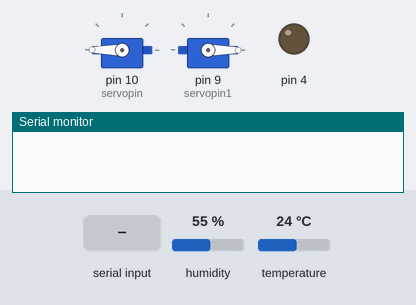
The sketch below on a simulated Arduino Uno, built with avr-gcc and run on an emulated ATmega328P. Parts: 2 × servo, output pins drawn as LEDs (lit = HIGH), the last lines printed to the serial monitor. The inputs (shaded band) are chosen by the test bench; at power-on: humidity 55 %, temperature 24 °C.

Above: at 0.6 s.
At 2.7 s:
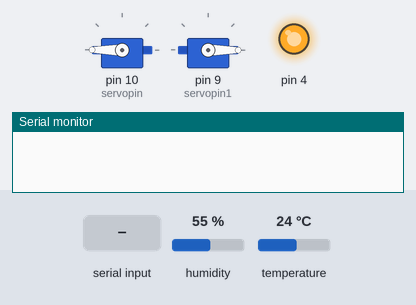
2.8 s: "start\n" received over Serial
At 13.2 s:
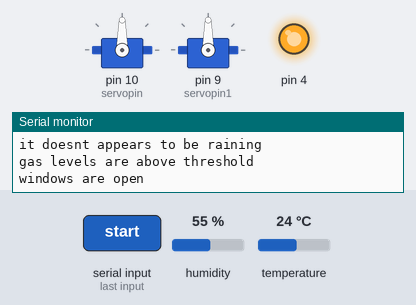
Timing chart, 0 to 14.3 s (numbered marks = the images above; inputs shaded):
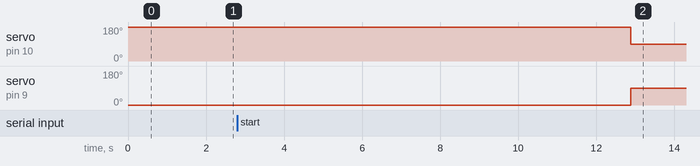

The sketch:

final_sketch.ino
```cpp
#include <Servo.h>
#include <dht.h>

dht DHT;
int dht_apin = 2;
int smokeA0 = A5;
int servopin = 10;
int servopos = 180;
int servopin1 = 9;
int servopos1 = 0;
Servo myServo;
Servo myServo1;
int LDRPin = A1;
int LDRValue = 0;
int d2sensorThres;
int ldrsensorthres;
int tempsensorthres;
int humsensorthres;
bool windowstat;
bool lock;
void setup() {
  Serial.flush();
  delay(500);//Delay to let system boot
  pinMode(smokeA0, INPUT);
  pinMode(4, OUTPUT);
  myServo.attach(servopin);
  myServo1.attach(servopin1);
  myServo.write(servopos);
  myServo1.write(servopos1);
  delay(1000);//Wait before accessing Sensor
  digitalWrite(4, HIGH);
  Serial.begin(9600);
}

void loop() {
  // put your main code here, to run repeatedly:
  if (Serial.available() > 0) {
  String data = Serial.readStringUntil('\n');
  Serial.print("You sent me: ");
  Serial.println(data);
  delay(1000);
  String delimiter = ":";
  String key = data.substring(0, data.indexOf(delimiter));
  if (key.equals("start")){
  int f = data.indexOf(delimiter);
  data.remove(0, f+1);
  String token = data.substring(0, data.indexOf(delimiter));
  d2sensorThres = token.toInt(); //1
  Serial.print("recieved d2 sensor: ");
  Serial.println(d2sensorThres);
  delay(1000);
  f = data.indexOf(delimiter);
  data.remove(0, f+1);
  token = data.substring(0, data.indexOf(delimiter));
  ldrsensorthres = token.toInt(); //2
  Serial.print("recieved ldr sensor: ");
  Serial.println(ldrsensorthres);
  delay(1000);
  f = data.indexOf(delimiter);
  data.remove(0, f+1);
  token = data.substring(0, data.indexOf(delimiter));
  tempsensorthres = token.toInt(); //3
  Serial.print("recieved tempreture sensor: ");
  Serial.println(tempsensorthres);
  delay(1000);
  f = data.indexOf(delimiter);
  data.remove(0, f+1);
  token = data.substring(0, data.indexOf(delimiter));
  humsensorthres = token.toInt(); //4
  Serial.print("recieved humidity sensor: ");
  Serial.println(humsensorthres);
  Serial.println("done");
  delay(1000);
  int rain = analogRead(A2);
  Serial.println(rain);
  int analogSensor = analogRead(smokeA0);
  Serial.print("gas levels: ");
  Serial.println(analogSensor);
  delay(1000);
  LDRValue = analogRead(LDRPin); // read the value from the sensor
  Serial.print("light intensity: ");
  Serial.println(LDRValue); //prints the values coming from the sensor on the screen
  if (LDRValue < ldrsensorthres) {
    digitalWrite(4, LOW);
    Serial.println("light intensity below threshold value, opening light system");
  }
  else {
    digitalWrite(4, HIGH);
    Serial.println("light intensity is ok, light system is off");
  }
  delay(1000);
  //start of dht 11 sensor
  DHT.read11(dht_apin);
  Serial.print("Current humidity = ");
  Serial.print(DHT.humidity);
  Serial.print("%  ");
  Serial.print("temperature = ");
  Serial.print(DHT.temperature);
  Serial.println("C  ");
  if (DHT.humidity > humsensorthres || DHT.temperature > tempsensorthres)
  {
    Serial.println("greenhouse humidity or tempreture is above threshold value");
    windowstat = true;
  }
  else
  {
    Serial.println("greenhouse humidity or tempreture is ok");
    windowstat = false;
  }
  delay(1000);
  //start of rain module
  if(rain < 400)
  {
     lock = true;
    Serial.println("it appears to be raining, locking windows");
  }else
  {
    Serial.println("it doesnt appears to be raining");
    lock = false;
  }
  delay(1000);
   if (analogSensor > d2sensorThres)
  {
    Serial.println("gas levels are above threshold");
  }
  else
  {
    Serial.println("gas levels are ok");
  }
  delay(1000);
  if ((DHT.humidity > humsensorthres) || (DHT.temperature > tempsensorthres) || (analogSensor > d2sensorThres) || (rain < 500) && (lock == false)){

    myServo.write(90);
    myServo1.write(90);
    Serial.println("windows are open");
    windowstat = true;

  }else
  {
    myServo.write(servopos);
    myServo1.write(servopos1);
    Serial.println("windows are closed");
    windowstat = false;
  }
  delay(1000);


  delay(1000);
  }
  }
}
```

Measured:
- after the input at 2.8 s, servo on pin 10 (servopin): 180° → 90° after 10.1 s; servo on pin 9 (servopin1): 0° → 90° after 10.1 s
